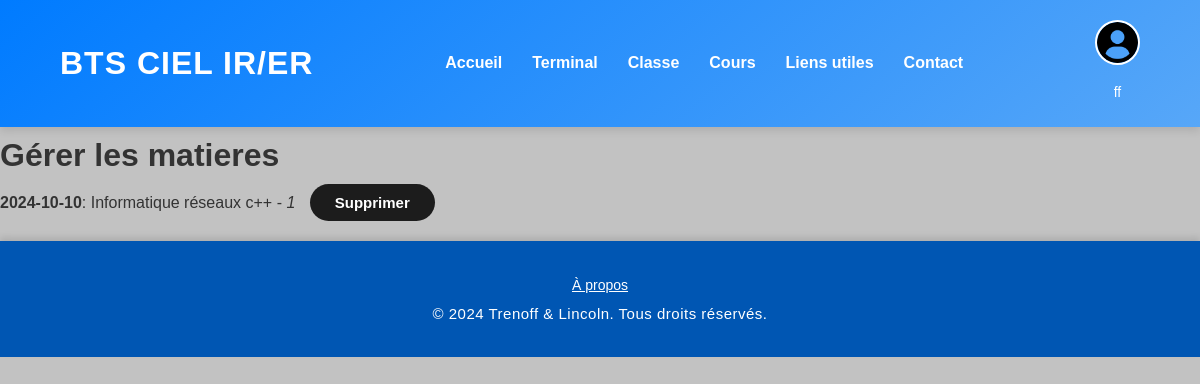
The app's page /admin/all_lessons (signed in) with its own data.
### webapp/pyfile/config/model.py (models this page shows, shortened)
class Matiere(db.Model):
    id = db.Column(db.Integer, primary_key=True)
    date = db.Column(db.Date, nullable=False)
    id_classe = db.Column(db.Integer, db.ForeignKey('classe.id'), nullable=False)  # Foreign key to the Classe table
    nomMatiere = db.Column(db.String(255), nullable=False)
    mainChemin = db.Column(db.String(200), nullable=False)
    idf = db.Column(db.String(50), nullable=False)

### webapp/admin.py (the view)
@administrator.route('/admin/all_lessons')
def all_lessons():
    matiere = Matiere.query.all()
    return render_template('./learning/all_lessons.html', matieres=matiere)

### webapp/app.py (called while the page is built)
@app.context_processor
def inject_user():
    user = session.get('username')  # Récupère l'utilisateur depuis la session
    return dict(user=user)

@app.context_processor
def inject_functions():
    return dict(what_day_month=what_day_month)

### webapp/templates/learning/all_lessons.html
{% extends "base.html" %}
{% block content %}
<h1>Gérer les matieres</h1>
<ul>
    {% if matieres %}
        {% for matiere in matieres %}
            <li>
                <strong>{{ matiere.date }}</strong>: {{ matiere.nomMatiere }} - <em> {{matiere.id}} </em>
                <form action="{{ url_for('admin.delete_matiere', id=matiere.id) }}" method="post" style="display:inline;">
                    <button type="submit" onclick="return confirm('Êtes-vous sûr de vouloir supprimer cette leçon ?');">Supprimer</button>
                </form>
            </li>
        {% endfor %}
    {% else %}
        <li>Aucune leçon disponible.</li>
    {% endif %}
</ul>
{% endblock %}

### webapp/static/css/base_style.css (style rules this page uses)
* { margin: 0; padding: 0; box-sizing: border-box; font-family: 'Poppins', sans-serif; }
body { line-height: 1.8; background: #8080807a; color: #333; }
a, button { transition: background-color 0.3s ease, color 0.3s ease; }
button { background-color: #1c1c1c; color: white; border: none; padding: 10px 25px; font-size: 15px; font-weight: 600; border-radius: 50px; cursor: pointer; margin: 0 10px; transition: background-color 0.3s ease, transform 0.3s ease; }

### records on screen
Matiere: date "2024-10-10", nomMatiere "Informatique réseaux c++", id "1"

### other values on screen
{{ user }} "ff"
